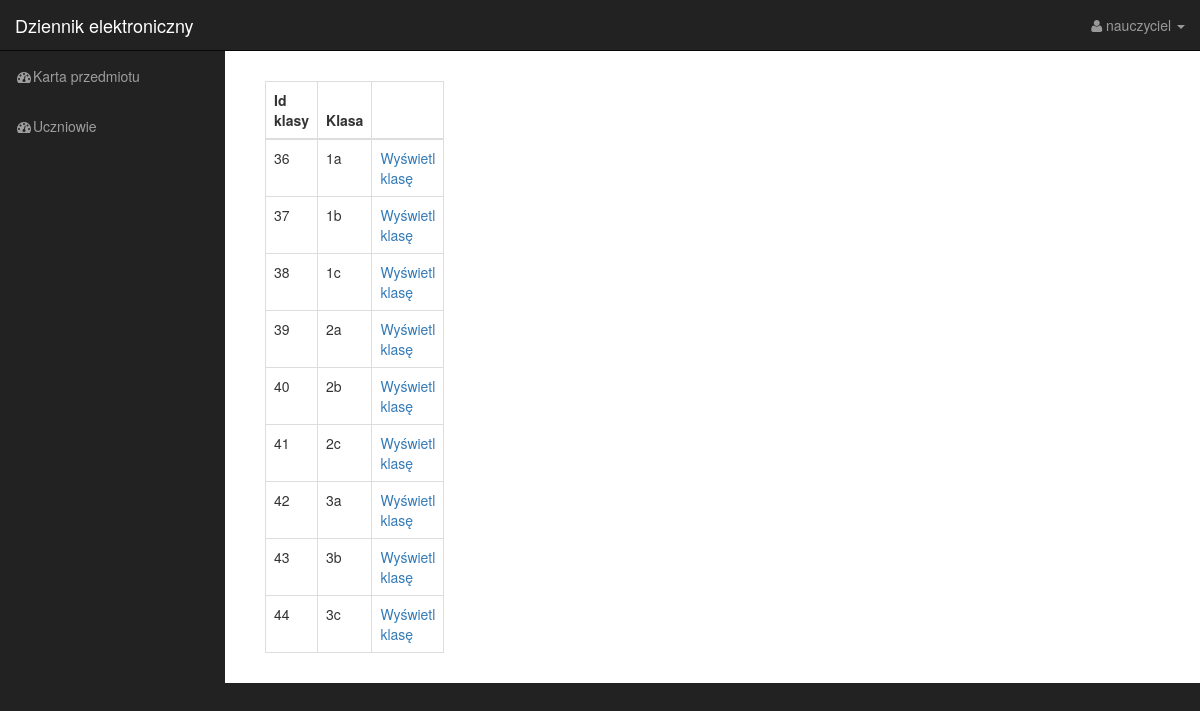
Page /inz/show_subject_card.php on the committed database.
### tables this page shows
CREATE TABLE `klasa` (
  `id_klasa` int(255) NOT NULL,
  `nazwa` varchar(3) DEFAULT NULL
);

### inz/includes/view_subject_card.php (the view)
<div class="row">
                    <div class="col-lg-6">
                        <div class="col-xs-4">
                            <table class="table table-bordered table-hover">
                                <thead>
                                    <tr>
                                        <th>Id klasy</th>
                                        <th>Klasa</th>
                                        <th></th>
                                    </tr>
                                </thead>
                                <tbody>
                                    <?php
                                    $query="SELECT * FROM klasa";
                                    $select_class = mysqli_query($connection, $query);
                                    while($row = mysqli_fetch_array($select_class)){
                                        $class_id = $row['id_klasa'];
                                        $class_name = $row['nazwa'];
                                        echo "<tr>";
                                        echo "<td>{$class_id}</td>";
                                        echo "<td>{$class_name}</td>";
                                        echo "<td><a href='show_subject_card.php?source=show_class&c_id={$class_id}'>Wyświetl klasę</a></td>";
                                        echo "</tr>";
                                    }
                                    ?>
                                </tbody>
                            </table>
                        </div>
                    </div>
                </div>

### inz/css/sb-admin.css (style rules this page uses)
body { margin-top: 100px; background-color: #222; }
@media (min-width:768px) { body { margin-top: 50px; } }

### rows in the picture
klasa: id_klasa "36", nazwa "1a"
klasa: id_klasa "37", nazwa "1b"
klasa: id_klasa "38", nazwa "1c"
klasa: id_klasa "39", nazwa "2a"
klasa: id_klasa "40", nazwa "2b"
klasa: id_klasa "41", nazwa "2c"
klasa: id_klasa "42", nazwa "3a"
klasa: id_klasa "43", nazwa "3b"
klasa: id_klasa "44", nazwa "3c"
